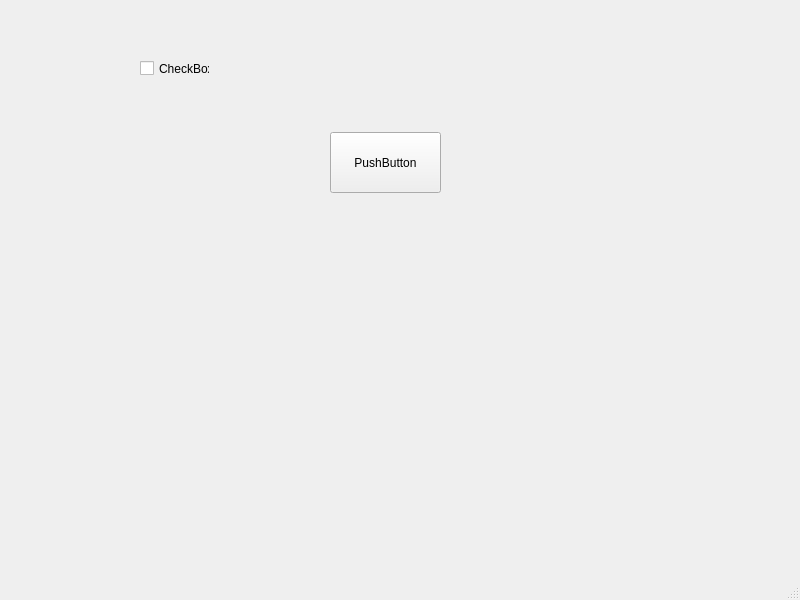
<?xml version="1.0" encoding="UTF-8"?>
<ui version="4.0">
 <class>aa</class>
 <widget class="QMainWindow" name="aa">
  <property name="geometry">
   <rect>
    <x>0</x>
    <y>0</y>
    <width>800</width>
    <height>600</height>
   </rect>
  </property>
  <property name="windowTitle">
   <string>MainWindow</string>
  </property>
  <widget class="QWidget" name="centralwidget">
   <widget class="QCheckBox" name="darkModeCheckBox">
    <property name="geometry">
     <rect>
      <x>140</x>
      <y>60</y>
      <width>70</width>
      <height>17</height>
     </rect>
    </property>
    <property name="text">
     <string>CheckBox</string>
    </property>
   </widget>
   <widget class="QPushButton" name="pushButton">
    <property name="geometry">
     <rect>
      <x>330</x>
      <y>132</y>
      <width>111</width>
      <height>61</height>
     </rect>
    </property>
    <property name="text">
     <string>PushButton</string>
    </property>
   </widget>
  </widget>
  <widget class="QMenuBar" name="menubar">
   <property name="geometry">
    <rect>
     <x>0</x>
     <y>0</y>
     <width>800</width>
     <height>21</height>
    </rect>
   </property>
  </widget>
  <widget class="QStatusBar" name="statusbar"/>
 </widget>
 <resources/>
 <connections/>
</ui>
